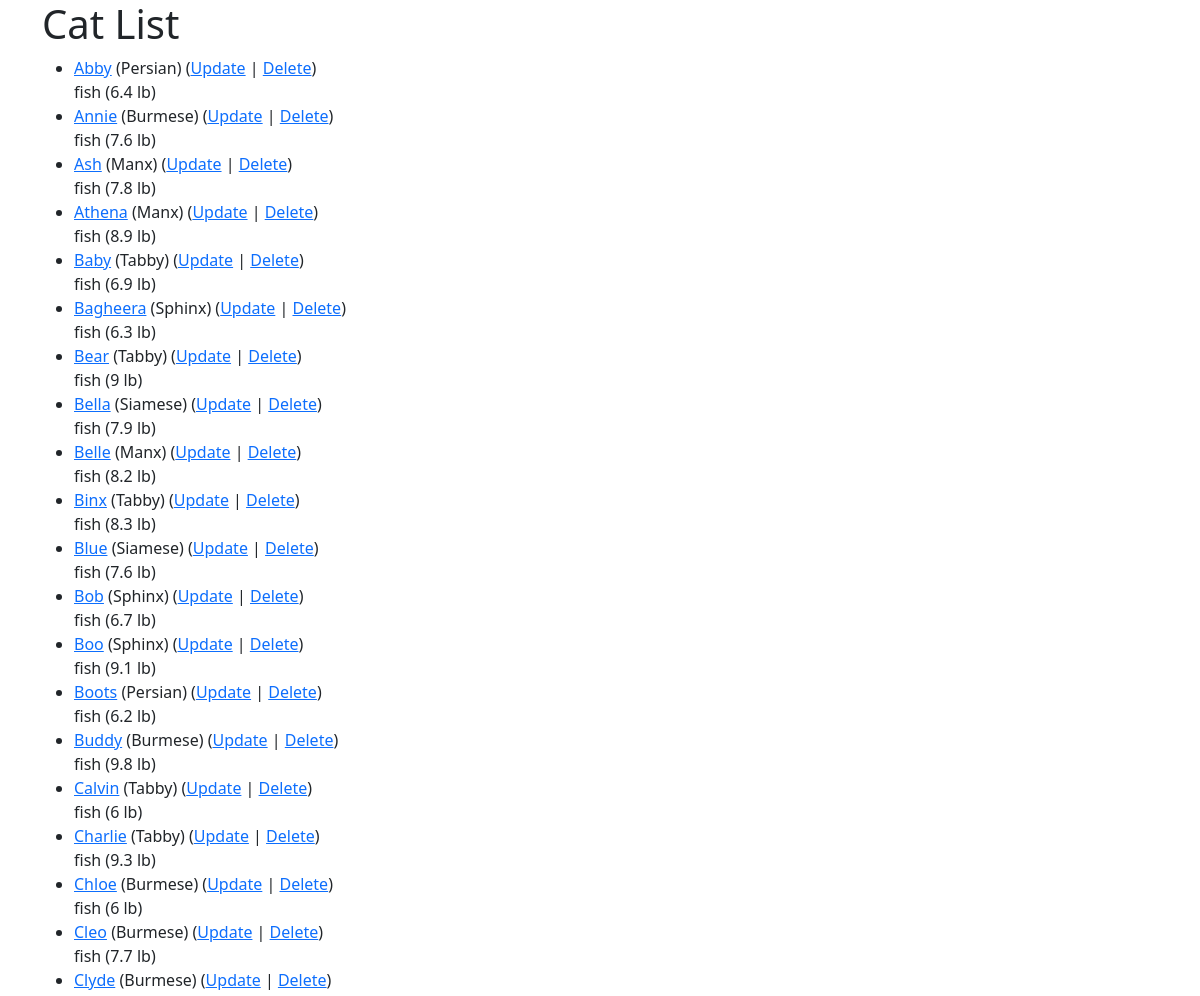
The page /cats/ (signed in, upper part) on the database as committed earlier.
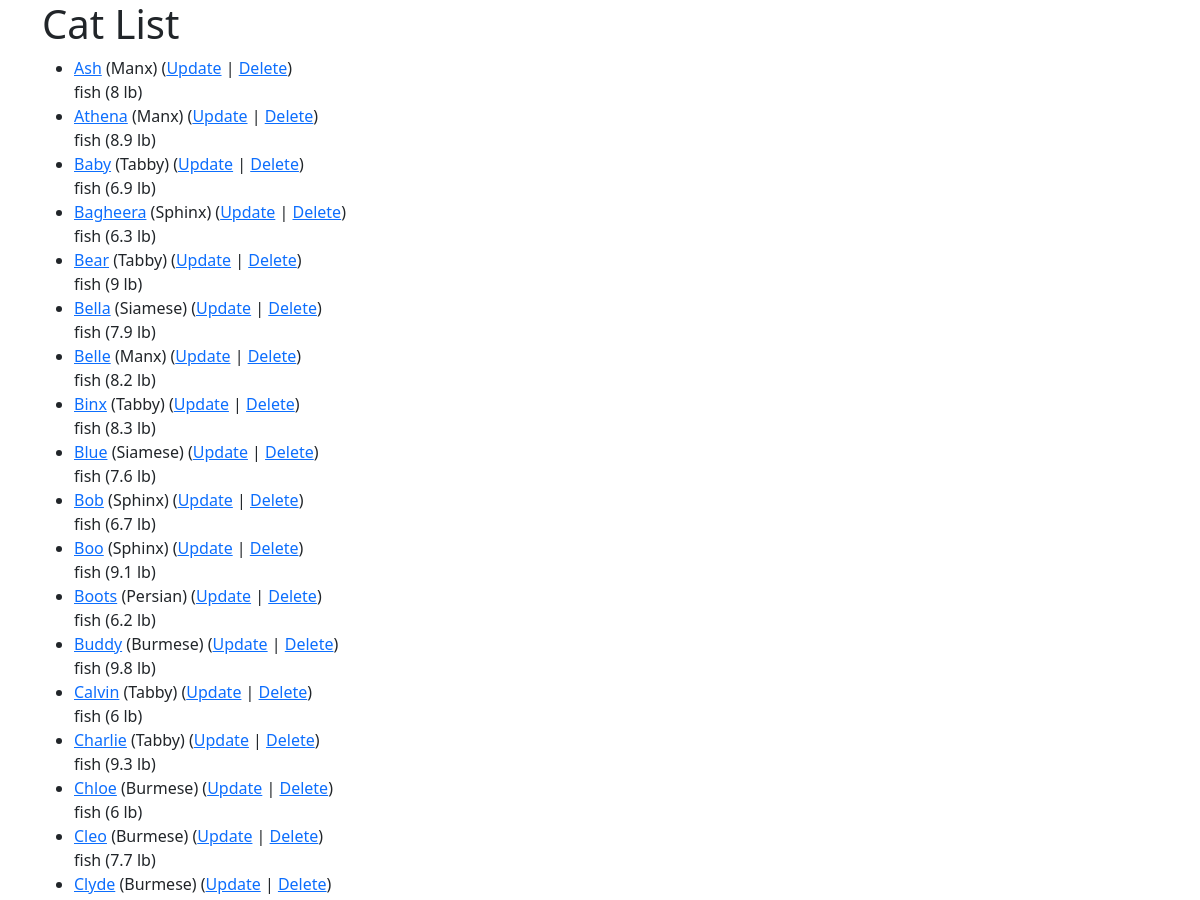
The same page on the database as committed later.
### cats/models.py (models this page shows, shortened)
class Cat(models.Model):
    nickname = models.CharField(
            max_length=200,
            validators=[MinLengthValidator(2, "Nickname must be greater than 1 character")]
    )
    weight = models.PositiveIntegerField()
    foods = models.CharField(max_length=300, default='fish')
    breed = models.ForeignKey('Breed', on_delete=models.CASCADE, null=False)

class Breed(models.Model):
    name = models.CharField(
            max_length=200,
            validators=[MinLengthValidator(2, "Breed must be greater than 1 character")]
    )
    def __str__(self):
        return self.name

### cats/views.py (the view)
# urls.py: path('', views.CatList.as_view(), name='all'),
class CatList(LoginRequiredMixin, ListView):
    model = Cat
    def get_context_data(self, **kwargs):
        context = super().get_context_data(**kwargs)
        context['breed_count'] = Breed.objects.count()
        return context

### cats/templates/cats/cat_list.html (shortened to what this page needs)
{% extends "base_bootstrap.html" %}
{% block content %}
    <h1>Cat List</h1>
    {% if cat_list %}
      <ul>
        {% for cat in cat_list %}
          <li>
            <div>
              <a href="{% url 'cats:cat_detail' cat.id %}">{{ cat.nickname }}</a>
              ({{ cat.breed }}) (<a href="{% url 'cats:cat_update' cat.id %}">Update</a> |
              <a href="{% url 'cats:cat_delete' cat.id %}">Delete</a>) <br />
              {{ cat.foods }} ({{ cat.weight }} lb)
            </div>
          </li>
        {% endfor %}
      </ul>
    {% else %}
      <p>There are no cats in the library.</p>
    {% endif %}
{% endblock %}

### home/templates/base_bootstrap.html (shortened to what this page needs)
<!DOCTYPE html>
<html>
<head>
<link href="https://cdn.jsdelivr.net/npm/bootstrap@5.1.3/dist/css/bootstrap.min.css" rel="stylesheet">
<link rel="stylesheet" href="https://use.fontawesome.com/releases/v5.8.1/css/all.css">
<link rel="stylesheet" href="https://use.fontawesome.com/releases/v5.8.1/css/v4-shims.css">
</head>
<body>
<div class="container">
{% block content %}
{% endblock %}
</div>
</body>
</html>

Rows that differ between the two databases and show on the page:
removed Cat: nickname "Abby", breed "Persian", foods "fish", weight "6.4"
removed Cat: nickname "Annie", breed "Burmese", foods "fish", weight "7.6"
changed Cat "Ash": weight "7.8" → "8"
